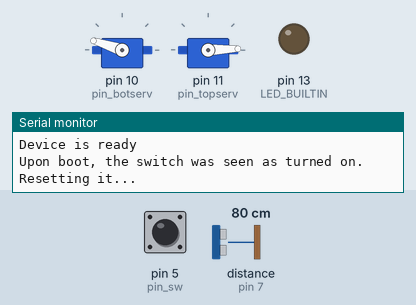
The sketch below on a simulated Arduino Uno, built with avr-gcc and run on an emulated ATmega328P. Parts: 2 × servo, output pins drawn as LEDs (lit = HIGH), the last lines printed to the serial monitor. Inputs (shaded band) come from the test bench; at power-on: pin 5 (pin_sw) HIGH, distance to the obstacle (sensor on pin 7) 80 cm. The echo pulse lasts 58.3 µs per cm; pins used as bus, display or sensor lines are not drawn.

Above: at 0.8 s.
0.9 s: pin 5 (pin_sw) pulled LOW for 0.15 s
At 2.2 s:
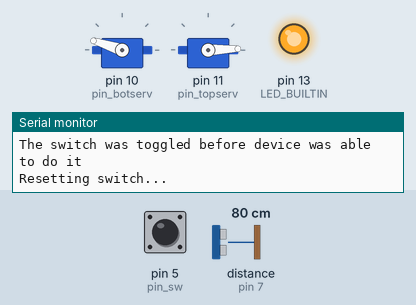
2.5 s: pin 5 (pin_sw) pulled LOW for 1 s
At 3.3 s:
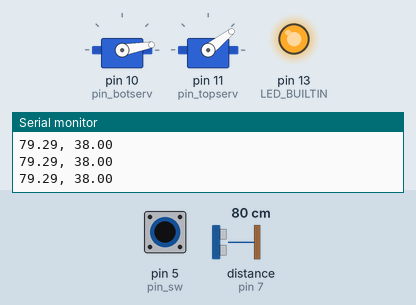
5.0 s: pin 5 (pin_sw) pulled LOW for 3.2 s
At 9.1 s:
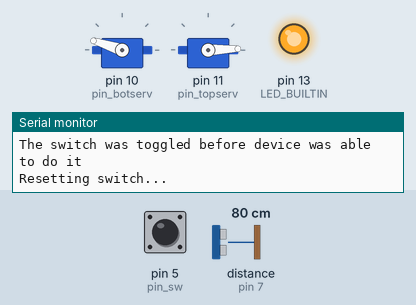
Timing chart, 0 to 10.6 s (numbered marks = the images above; inputs shaded):
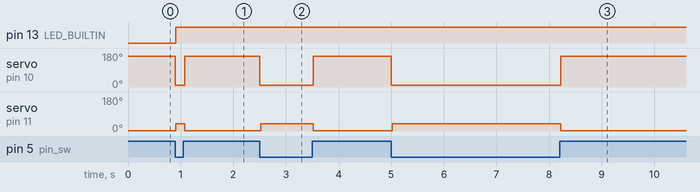

The sketch:

exceptionally_useless_box_v0.ino
```cpp
#include <Servo.h>

const int pin_sw      = 5;
const int pin_trig    = 6;
const int pin_echo    = 7;
const int pin_botserv = 10;
const int pin_topserv = 11;

Servo servo_top;
Servo servo_bot;

float   distance  = 0;
int     sw_state  = 0;
boolean switching = false;

const int bot_max_angle = 173;
const int bot_min_angle = 2;
const int top_max_angle = 162;
const int top_min_angle = 10;
const int max_dist = 100;

const float threshold_percent = 0.93;
const float threshCommit = threshold_percent * bot_min_angle ;

void setup()
{
  pinMode(pin_trig, OUTPUT);
  pinMode(pin_echo, INPUT);

  servo_top.attach(pin_botserv);
  servo_bot.attach(pin_topserv);

  servo_top.write(top_min_angle);
  servo_bot.write(bot_min_angle);

  pinMode(LED_BUILTIN, OUTPUT);
  pinMode(pin_sw, INPUT_PULLUP);

  Serial.begin(9600);
  Serial.println("Device is ready");

  if (digitalRead(pin_sw) == HIGH && sw_state == 0)
  {
    Serial.println("Upon boot, the switch was seen as turned on. Resetting it...");

    switching = true;
    sw_state = 1;

    servo_top.write(top_max_angle);
    servo_bot.write(bot_min_angle);

    while (switching == true)
      if (digitalRead(pin_sw) == LOW)
      {
        sw_state = 0;
        switching = false;

        servo_top.write(top_min_angle);
      }
  }

  Serial.println("Starting the main loop");
}

void loop()
{
  if (digitalRead(pin_sw) == HIGH)
  {
    Serial.println("The switch was toggled before device was able to do it");

    switching = true;
    resetSwitch();
  }

  distance = get_dist();
  if (distance < max_dist & distance > 0)
  {
    digitalWrite(LED_BUILTIN, HIGH);
    bot_arm_update(distance);
    delay(15);
  }
  else
  {
    digitalWrite(LED_BUILTIN, LOW);
    servo_bot.write(bot_min_angle);
  }
}

float get_dist()
{
  digitalWrite(pin_trig, LOW);
  delayMicroseconds(5);
  digitalWrite(pin_trig, HIGH);
  delayMicroseconds(10);
  digitalWrite(pin_trig, LOW);

  float duration = pulseIn(pin_echo, HIGH);
  float dist = (duration * .034) / 2;

  return dist;
}


void bot_arm_update(int hand_dist)
{
  float motor_pos = map(hand_dist, 0, max_dist, bot_max_angle, bot_min_angle);

  Serial.print(distance);
  Serial.print(", ");
  Serial.println(motor_pos);

  if (distance < 7)
    commit();
  else
    servo_bot.write(motor_pos);
}

void commit()
{
  Serial.println("Committing to pressing the switch...");
  servo_bot.write(bot_max_angle);

  while (sw_state == 0)
    if (digitalRead(pin_sw) == HIGH)
    {
      sw_state = 1;
      switching = true;

      servo_bot.write(bot_min_angle);
      Serial.println("Switch has been toggled by the bottom arm");
    }

  resetSwitch();
}

void resetSwitch()
{
  Serial.println("Resetting switch...");
  servo_bot.write(bot_min_angle);
  servo_top.write(top_max_angle);

  while (switching == true)
    if (digitalRead(pin_sw) == LOW)
    {
      sw_state = 0;
      switching = false;

      servo_top.write(top_min_angle);
      Serial.println("Switch has been toggled back by the top arm");
    }

  Serial.println("Switch should be reset now");
}
```

Measured:
- after the input at 0.9 s, pin 13 (LED_BUILTIN): LOW → HIGH at once; servo on pin 10 (pin_botserv): 162° → 10° at once, → 162° 0.18 s later; servo on pin 11 (pin_topserv): 2° → 38° at once, → 2° 0.18 s later
- after the input at 2.5 s, servo on pin 10 (pin_botserv): 162° → 10° at once, → 162° 1.0 s later; servo on pin 11 (pin_topserv): 2° → 38° at once, → 2° 1.0 s later
- after the input at 5.0 s, servo on pin 10 (pin_botserv): 162° → 10° at once, → 162° 3.2 s later; servo on pin 11 (pin_topserv): 2° → 38° at once, → 2° 3.2 s later
